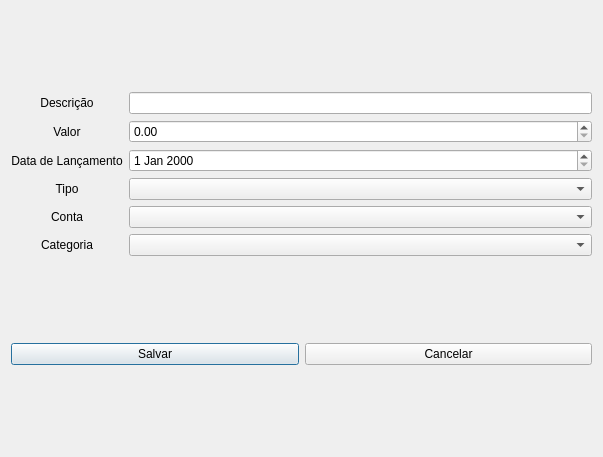
<?xml version="1.0" encoding="UTF-8"?>
<ui version="4.0">
 <class>formAdicionarLancamento</class>
 <widget class="QDialog" name="formAdicionarLancamento">
  <property name="geometry">
   <rect>
    <x>0</x>
    <y>0</y>
    <width>603</width>
    <height>457</height>
   </rect>
  </property>
  <property name="windowTitle">
   <string>formAdicionarLancamentos</string>
  </property>
  <layout class="QHBoxLayout" name="horizontalLayout_2">
   <item>
    <layout class="QVBoxLayout" name="verticalLayout" stretch="1,0">
     <item>
      <layout class="QGridLayout" name="gridLayout">
       <item row="6" column="0">
        <widget class="QLabel" name="label_5">
         <property name="text">
          <string>Conta</string>
         </property>
         <property name="alignment">
          <set>Qt::AlignmentFlag::AlignCenter</set>
         </property>
        </widget>
       </item>
       <item row="0" column="0">
        <widget class="QLabel" name="label">
         <property name="text">
          <string>Descrição</string>
         </property>
         <property name="alignment">
          <set>Qt::AlignmentFlag::AlignCenter</set>
         </property>
        </widget>
       </item>
       <item row="5" column="0">
        <widget class="QLabel" name="label_4">
         <property name="text">
          <string>Tipo</string>
         </property>
         <property name="alignment">
          <set>Qt::AlignmentFlag::AlignCenter</set>
         </property>
        </widget>
       </item>
       <item row="1" column="1">
        <widget class="QDoubleSpinBox" name="spinBoxValor"/>
       </item>
       <item row="5" column="1">
        <widget class="QComboBox" name="comboBoxTipo"/>
       </item>
       <item row="2" column="1">
        <widget class="QDateEdit" name="dateEditData"/>
       </item>
       <item row="1" column="0">
        <widget class="QLabel" name="label_2">
         <property name="text">
          <string>Valor</string>
         </property>
         <property name="alignment">
          <set>Qt::AlignmentFlag::AlignCenter</set>
         </property>
        </widget>
       </item>
       <item row="2" column="0">
        <widget class="QLabel" name="label_3">
         <property name="text">
          <string>Data de Lançamento</string>
         </property>
         <property name="alignment">
          <set>Qt::AlignmentFlag::AlignCenter</set>
         </property>
        </widget>
       </item>
       <item row="0" column="1">
        <widget class="QLineEdit" name="lineEditDescricao"/>
       </item>
       <item row="7" column="0">
        <widget class="QLabel" name="label_6">
         <property name="text">
          <string>Categoria</string>
         </property>
         <property name="alignment">
          <set>Qt::AlignmentFlag::AlignCenter</set>
         </property>
        </widget>
       </item>
       <item row="6" column="1">
        <widget class="QComboBox" name="comboBoxConta"/>
       </item>
       <item row="7" column="1">
        <widget class="QComboBox" name="comboBoxCategoria"/>
       </item>
      </layout>
     </item>
     <item>
      <layout class="QHBoxLayout" name="horizontalLayout">
       <item>
        <widget class="QPushButton" name="buttonSalvar">
         <property name="text">
          <string>Salvar</string>
         </property>
        </widget>
       </item>
       <item>
        <widget class="QPushButton" name="buttonCancelar">
         <property name="text">
          <string>Cancelar</string>
         </property>
        </widget>
       </item>
      </layout>
     </item>
    </layout>
   </item>
  </layout>
 </widget>
 <resources/>
 <connections/>
</ui>
